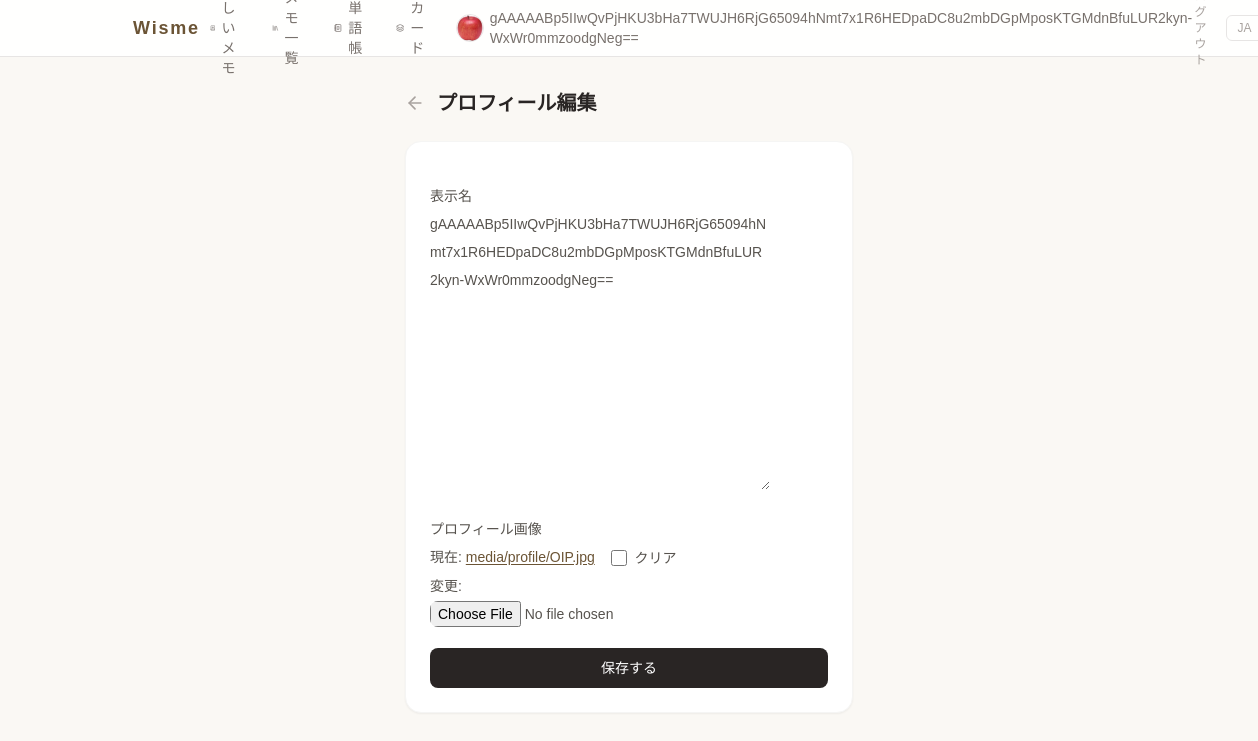
Page /wisme/profile/update/ (signed in) on the committed database.
### wisme/models.py (models this page shows, shortened)
class CustomUser(AbstractUser):
    display_name = EncryptedCharField(max_length=100, blank=True, verbose_name=_("表示名"))
    profile_image = models.ImageField(
        upload_to='media/profile/', blank=True, null=True, verbose_name=_("プロフィール画像")
    )

### wisme/views.py (the view)
class UserProfileUpdateView(LoginRequiredMixin, UpdateView):
    model = CustomUser
    form_class = UserProfileForm
    template_name = 'wisme/profile_update.html'
    success_url = reverse_lazy('wisme:profile')
    def get_object(self):
        return self.request.user

### wisme/forms.py
class UserProfileForm(ModelForm):
    class Meta:
        model = CustomUser
        fields = ['display_name', 'profile_image']

### templates/wisme/profile_update.html (shortened to what this page needs)
{% extends "base/wisme_base.html" %}
{% load i18n %}
{% block body %}
{% trans "プロフィールを更新しました ✓" as profile_toast %}
<div class="max-w-md mx-auto">
    <div class="flex items-center gap-3 mb-6">
        <a href="{% url 'wisme:profile' %}" class="text-stone-400 hover:text-stone-700 transition-colors">
            <i data-lucide="arrow-left" class="w-5 h-5"></i>
        </a>
        <h1 class="text-xl font-semibold text-stone-800">{% trans "プロフィール編集" %}</h1>
    </div>
    <form method="POST" enctype="multipart/form-data"
          class="bg-white rounded-2xl border border-stone-100 shadow-sm p-6 space-y-5">
        {% for field in form %}
        <div class="space-y-1">
            <label class="block text-sm font-medium text-stone-600">{{ field.label }}</label>
            <div class="text-sm text-stone-600 leading-loose
                        [&_input]:w-full [&_input]:border [&_input]:border-stone-200 [&_input]:rounded-lg [&_input]:px-3 [&_input]:py-2 [&_input]:text-sm [&_input]:bg-[#FAF8F4] [&_input]:outline-none [&_input]:transition-colors [&_input]:focus:border-accent-500 [&_input]:focus:ring-2 [&_input]:focus:ring-accent-100
                        [&_input[type=file]]:border-0 [&_input[type=file]]:p-0 [&_input[type=file]]:bg-transparent [&_input[type=file]]:ring-0 [&_input[type=file]]:focus:ring-0
                        [&_input[type=checkbox]]:!w-4 [&_input[type=checkbox]]:!h-4 [&_input[type=checkbox]]:!p-0 [&_input[type=checkbox]]:!m-0 [&_input[type=checkbox]]:!ml-3 [&_input[type=checkbox]]:!mr-1 [&_input[type=checkbox]]:align-middle [&_input[type=checkbox]]:!rounded [&_input[type=checkbox]]:!border [&_input[type=checkbox]]:!border-stone-300 [&_input[type=checkbox]]:!bg-white [&_input[type=checkbox]]:accent-accent-500 [&_input[type=checkbox]]:!ring-0
                        [&>label]:align-middle [&>label]:cursor-pointer [&>a]:text-accent-700 [&>a]:underline [&>a]:underline-offset-2 [&>a]:hover:text-accent-500">
                {{ field }}
            </div>
        </div>
        {% endfor %}
        <button type="submit"
                class="w-full bg-stone-800 text-white py-2.5 rounded-lg hover:bg-stone-700 transition-colors font-medium text-sm"
                data-toast="{{ profile_toast }}" onclick="showToast(this.dataset.toast)">
            {% trans "保存する" %}
        </button>
    </form>
</div>
{% endblock %}

### templates/base/wisme_base.html (shortened to what this page needs)
{% load i18n %}
<!DOCTYPE html>
<html lang="{{ LANGUAGE_CODE }}">
<head>
    <script src="https://cdn.tailwindcss.com"></script>
    <link rel="stylesheet" href="/static/wisme/css/style.css">
</head>
<body class="bg-[#FAF8F4] text-[#2C2C2C] min-h-screen flex flex-col">
    <header class="border-b border-stone-200 bg-white/90 backdrop-blur-sm sticky top-0 z-40">
        <div class="max-w-5xl mx-auto px-4 h-14 flex items-center justify-between">
            <a href="{% url 'wisme:index' %}" class="text-lg font-semibold tracking-widest text-accent-700 hover:text-accent-500 transition-colors">Wisme</a>
            <nav class="flex items-center gap-1 sm:gap-1.5 text-sm text-stone-500">
                {% if user.is_authenticated %}
                    <a href="{% url 'wisme:page_create' %}"
                       class="flex items-center gap-1.5 rounded-lg px-2.5 py-1.5 hover:bg-amber-100 hover:text-amber-800 transition-colors">
                        <i data-lucide="book-plus" class="w-4 h-4"></i>
                        <span class="hidden sm:inline">{% trans "新しいメモ" %}</span>
                    </a>
                    <a href="{% url 'wisme:page_list' %}"
                       class="flex items-center gap-1.5 rounded-lg px-2.5 py-1.5 hover:bg-accent-100 hover:text-accent-700 transition-colors">
                        <i data-lucide="library" class="w-4 h-4"></i>
                        <span class="hidden sm:inline">{% trans "メモ一覧" %}</span>
                    </a>
                    <a href="{% url 'wisme:word_list' %}"
                       class="flex items-center gap-1.5 rounded-lg px-2.5 py-1.5 hover:bg-emerald-100 hover:text-emerald-800 transition-colors">
                        <i data-lucide="notebook-text" class="w-4 h-4"></i>
                        <span class="hidden sm:inline">{% trans "単語帳" %}</span>
                    </a>
                    <a href="{% url 'wisme:flashcard' %}"
                       class="flex items-center gap-1.5 rounded-lg px-2.5 py-1.5 hover:bg-sky-100 hover:text-sky-800 transition-colors">
                        <i data-lucide="layers" class="w-4 h-4"></i>
                        <span class="hidden sm:inline">{% trans "カード" %}</span>
                    </a>
                    {% with sa=user.socialaccount_set.first %}
                    <a href="{% url 'wisme:profile' %}"
                       class="flex items-center gap-1.5 rounded-lg px-2 py-1 hover:bg-rose-100 hover:text-rose-800 transition-colors">
                        {% if user.profile_image %}
                            <img src="{{ user.profile_image.url }}" alt=""
                                 class="w-7 h-7 rounded-full object-cover border border-stone-200">
                        {% elif sa.get_avatar_url %}
                            <img src="{{ sa.get_avatar_url }}" alt=""
                                 class="w-7 h-7 rounded-full object-cover border border-stone-200">
                        {% else %}
                            <span class="w-7 h-7 rounded-full bg-stone-100 flex items-center justify-center border border-stone-200">
                                <i data-lucide="user" class="w-4 h-4 text-stone-400"></i>
                            </span>
                        {% endif %}
                        <span class="hidden sm:inline">{{ user.display_name|default:user.username }}</span>
                    </a>
                    {% endwith %}
                    <a href="{% url 'account_logout' %}"
                       class="ml-1 rounded-lg px-2.5 py-1.5 text-xs text-stone-400 hover:bg-stone-100 hover:text-stone-700 transition-colors">{% trans "ログアウト" %}</a>
                {% endif %}
                <form action="{% url 'set_language' %}" method="post" class="flex items-center ml-1">
                    {% get_available_languages as available_langs %}
                    <select name="language" onchange="this.form.submit()"
                            class="text-xs text-stone-400 bg-transparent border border-stone-200 outline-none cursor-pointer py-1 px-1.5 rounded-md hover:border-stone-400 transition-colors">
                        {% for lang_code, lang_name in available_langs %}
                        <option value="{{ lang_code }}"
                                {% if lang_code == LANGUAGE_CODE %}selected{% endif %}>
                            {{ lang_code|upper }}
                        </option>
                        {% endfor %}
                    </select>
                </form>
            </nav>
        </div>
    </header>
    <main class="flex-1 max-w-5xl mx-auto w-full px-4 py-8">
        {% block body %}{% endblock %}
    </main>
</body>
</html>

### rows in the picture
CustomUser: profile_image (picture), display_name "gAAAAABp5IIwQvPjHKU3bHa7TWUJH6RjG65094hNmt7x1R6HEDpaDC8u2mbDGpMposKTGMdnBfuLUR2kyn-WxWr0mmzoodgNeg==", form "gAAAAABp5IIwQvPjHKU3bHa7TWUJH6RjG65094hNmt7x1R6HEDpaDC8u2mbDGpMposKTGMdnBfuLUR2kyn-WxWr0mmzoodgNeg=="

### other values in the picture
{{ field.label }} "表示名" "プロフィール画像"
form field language "JA"
